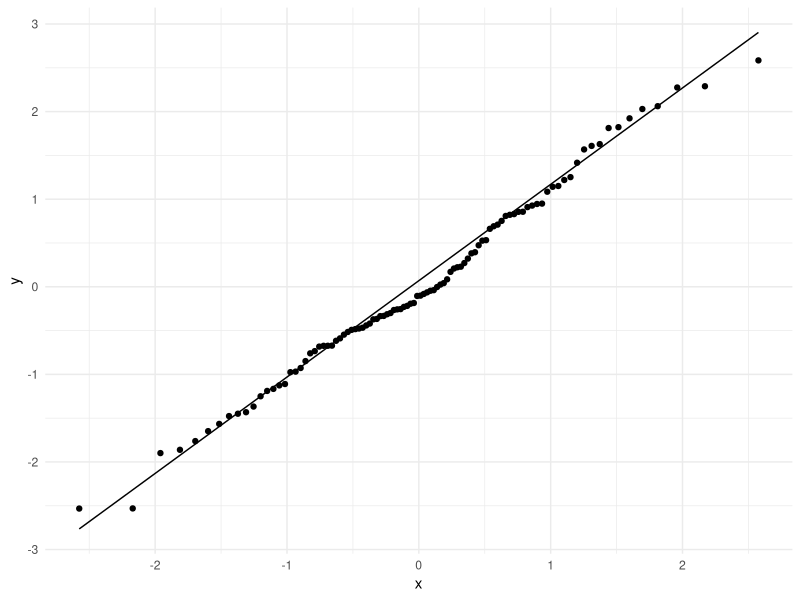
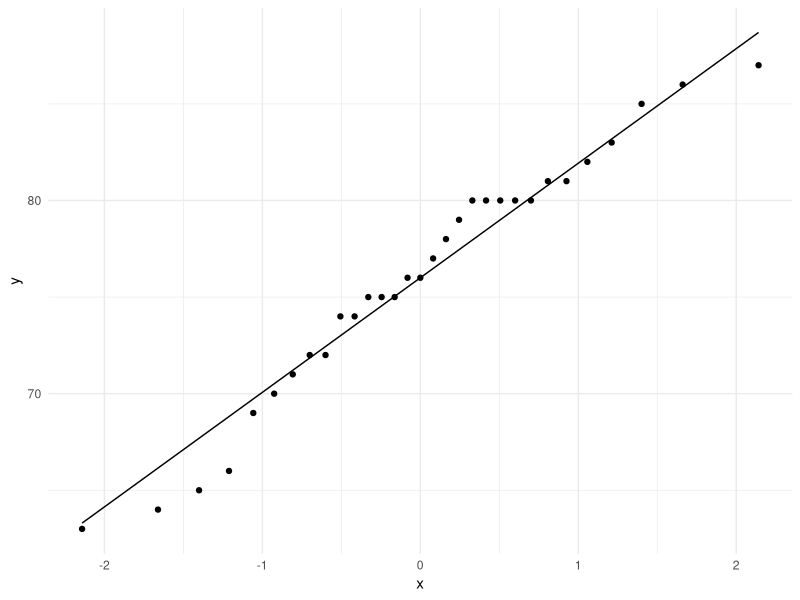
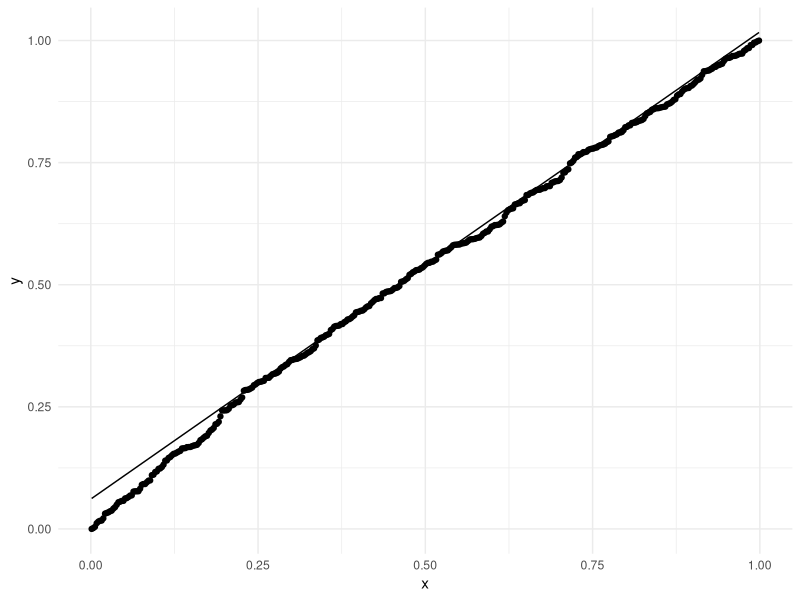
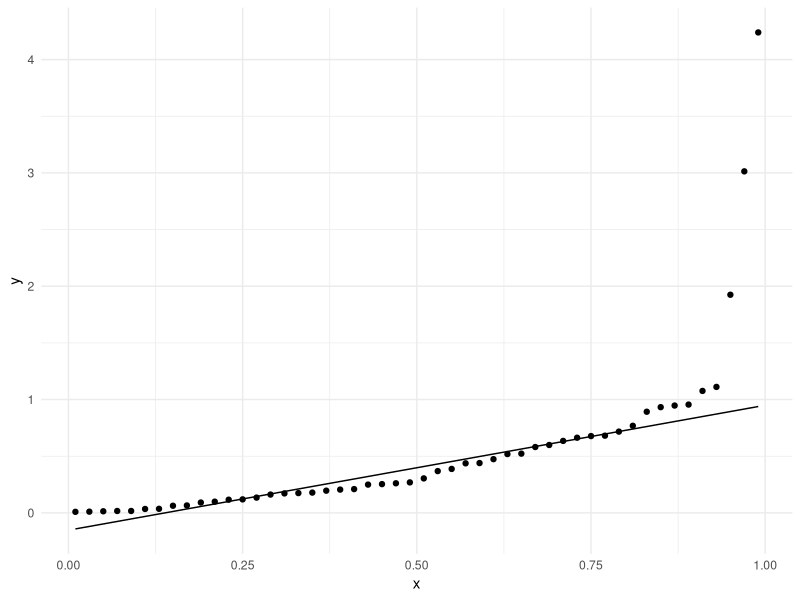
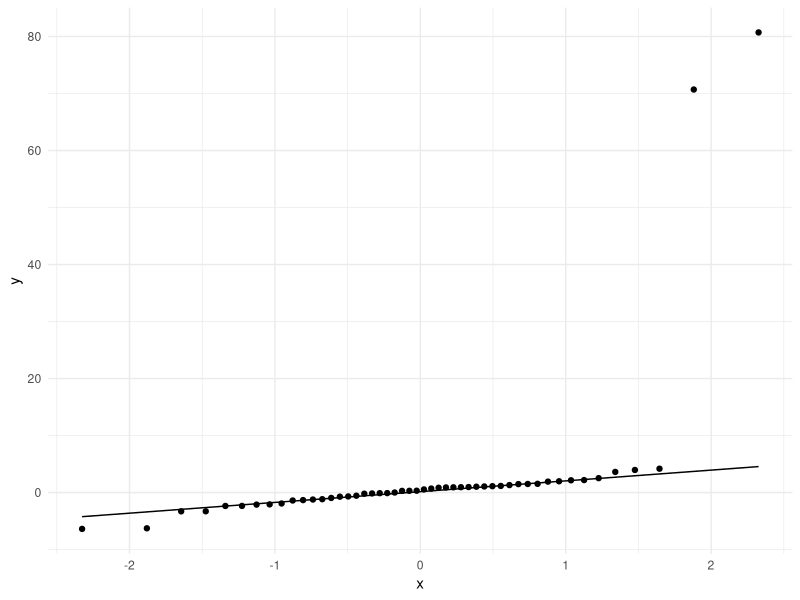
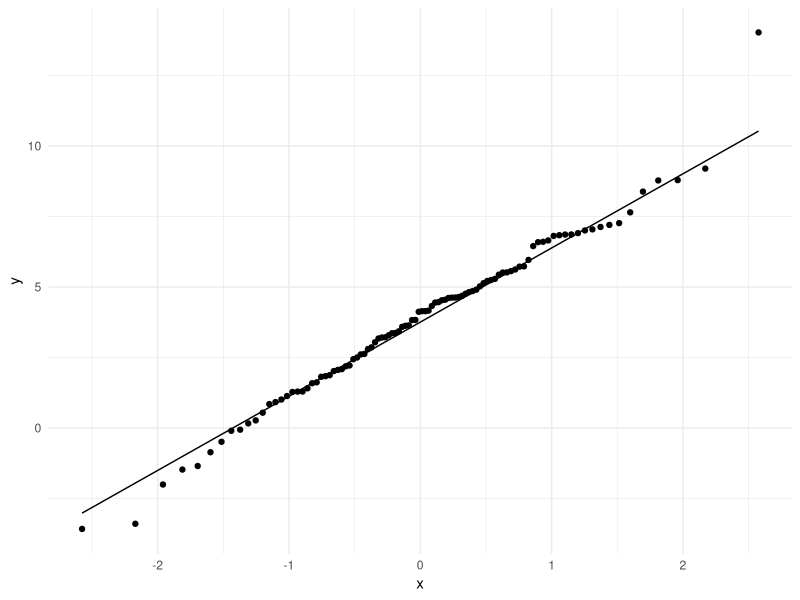
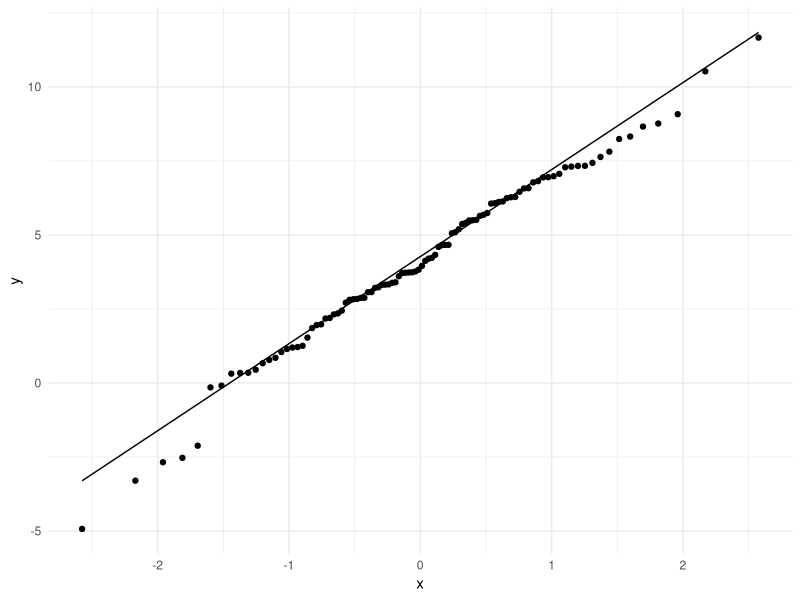
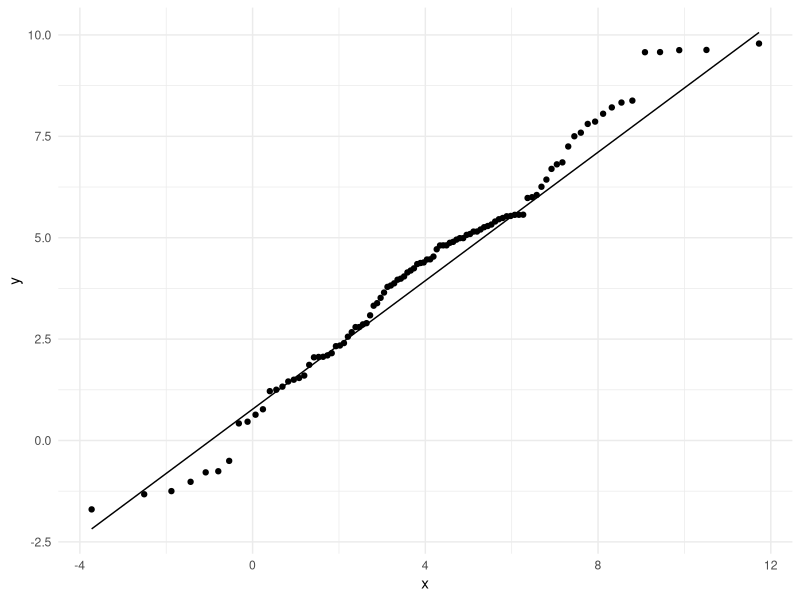

The R source for these figures, in order:
## ---- chunk 1
knitr::opts_chunk$set(echo = TRUE, warning = FALSE, message = FALSE)
## ---- chunk 2
library(tidyverse)
library(patchwork)
## ---- chunk 3
# Create a tibble with a variable called "x" that contains 100 N(0,1) draws
simulated_data = tibble(
  x = rnorm(100)
)

ggplot(simulated_data, aes(sample = x)) + # Make a ggplot of simulated_data and use "x" as the sample
  geom_qq() + # Add qq points
  geom_qq_line() + # Add qq line
  theme_minimal()
## ---- chunk 4
qnorm(seq(0.01,0.99,0.01))
## ---- chunk 5
quantile(rnorm(200),probs = seq(0.01,0.99,0.01))
## ---- chunk 6
ggplot(trees, aes(sample = Height)) + 
  geom_qq() + 
  geom_qq_line() + 
  theme_minimal()
## ---- chunk 7
head(randu)
## ---- chunk 8
ggplot(randu, aes(sample = x)) + 
  geom_qq(distribution = qunif) + 
  geom_qq_line(distribution = qunif) + 
  theme_minimal()
## ---- chunk 9
simulated_data = tibble(
  x = rexp(50, rate = 2)
)

ggplot(simulated_data, aes(sample = x)) + 
  geom_qq(distribution = qunif) + 
  geom_qq_line(distribution = qunif) + 
  theme_minimal()
## ---- chunk 10
simulated_data = tibble(
  x = rcauchy(50)
)

ggplot(simulated_data, aes(sample = x)) + 
  geom_qq(distribution = qnorm) + 
  geom_qq_line(distribution = qnorm) + 
  theme_minimal()
## ---- chunk 11
simulated_data = tibble(
  x = rnorm(100, 4, 3)
)

ggplot(simulated_data, aes(sample = x)) + 
  geom_qq(distribution = qnorm) + 
  geom_qq_line(distribution = qnorm) + 
  theme_minimal()
## ---- chunk 12
simulated_data = tibble(
  x = rnorm(100, 4, 3)
)

ggplot(simulated_data, aes(sample = x)) + 
  geom_qq(distribution = qnorm) + 
  geom_qq_line(distribution = qnorm) + 
  theme_minimal()
## ---- chunk 13
simulated_data = tibble(
  x = rnorm(100, 4, 3)
)

ggplot(simulated_data, aes(sample = x)) + 
  geom_qq(distribution = qnorm, dparams = list(mean = 4, sd = 3)) + 
  geom_qq_line(distribution = qnorm, dparams = list(mean = 4, sd = 3)) + 
  theme_minimal()
## ---- chunk 14
mu = 2
sigma2 = 3
simulation_results = tibble(
  xbar = rep(NA, 1000),
  z_n = rep(NA, 1000)
)

for(ii in 1:1000){
  x = rnorm(25, mean = mu, sd = sqrt(sigma2))
  simulation_results$xbar[ii] = mean(x)
  simulation_results$z_n[ii] = sum((x - mean(x))^2)/sigma2
}
## ---- chunk 15
mu = 2
sigma2 = 3
simulation_results = tibble(
  median_10 = rep(NA, 1000),
  median_50 = rep(NA, 1000),
  median_100 = rep(NA, 1000),
  median_1000 = rep(NA, 1000),
)

for(ii in 1:1000){
  x_10 = rnorm(10, mean = mu, sd = sqrt(sigma2))
  x_50 = rnorm(50, mean = mu, sd = sqrt(sigma2))
  x_100 = rnorm(100, mean = mu, sd = sqrt(sigma2))
  x_1000 = rnorm(1000, mean = mu, sd = sqrt(sigma2))
  simulation_results$median_10[ii] = median(x_10)
  simulation_results$median_50[ii] = median(x_50)
  simulation_results$median_100[ii] = median(x_100)
  simulation_results$median_1000[ii] = median(x_1000)
}

# simulation_results %>%
#  pivot_longer(everything(), values_to = "median") %>%
#  ggplot(., aes(x = median, col = name)) +
#  geom_density() + 
#  theme_minimal()
## ---- chunk 16
alpha = 2
beta = 1
lambda = rgamma(1, shape = alpha, rate = beta)
x = rpois(30, lambda = lambda)
## ---- chunk 17
x_range = seq(0, 5, by = .1)

poisson_conjugate_dataset = tibble(
  x = c(x_range, x_range), 
  y = c(dgamma(x_range, shape = alpha, rate = beta), dgamma(x_range, shape = alpha, rate = beta)),
  label = c(rep("Prior", length(x_range)), rep("Posterior", length(x_range)))
)

ggplot(poisson_conjugate_dataset, aes(x = x, y = y, col = label)) + 
  geom_line() +
  theme_minimal(base_size = 20) + 
  labs(
    x = "y",
    y = "f(y)",
    col = "Model"
  )
